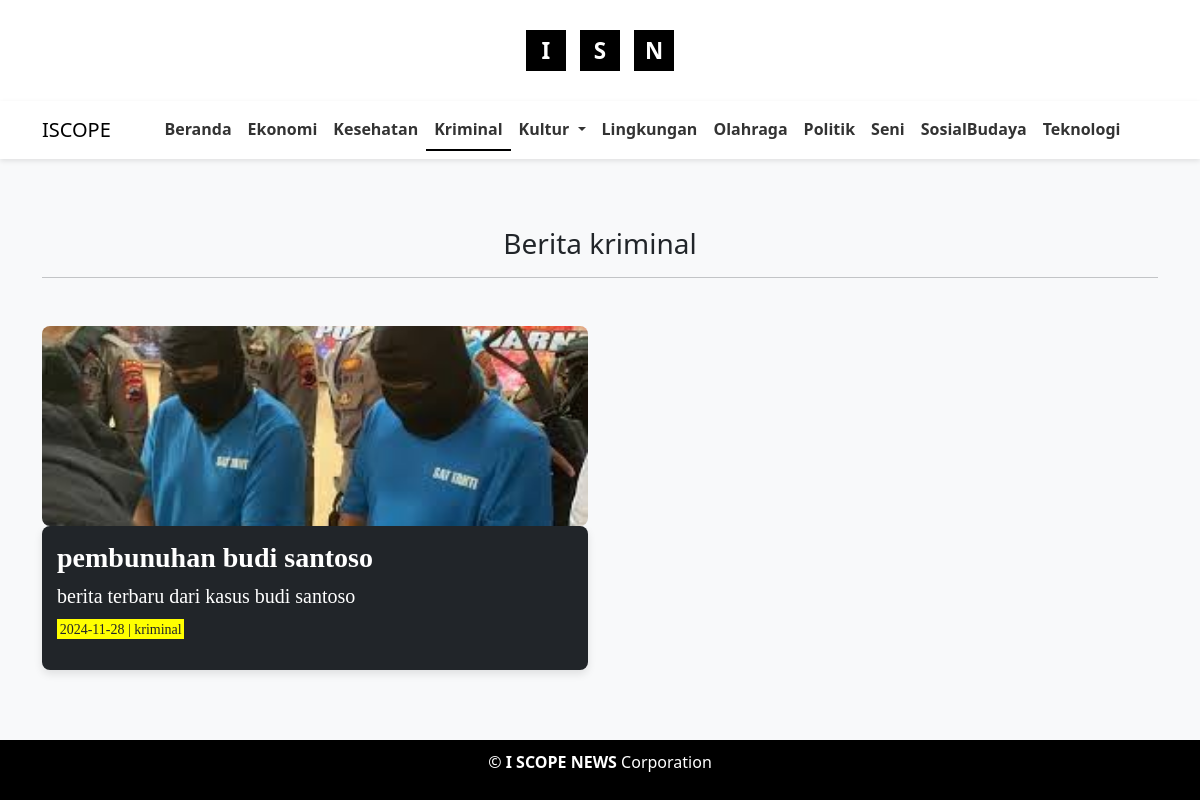
The page /?page=kriminal on the database its author committed.
### tables this page shows
CREATE TABLE `kriminal` (
  `id` int NOT NULL,
  `tgl` date NOT NULL,
  `judul` varchar(255) NOT NULL,
  `subjudul` varchar(255) NOT NULL DEFAULT '',
  `img` varchar(255) NOT NULL,
  `text` longtext NOT NULL,
  `jenis` varchar(50) NOT NULL
);

### kriminal.php (the view, shortened to what this page needs)
<!DOCTYPE html>
<html lang="en">
<head>
    <link href="https://stackpath.bootstrapcdn.com/bootstrap/4.5.2/css/bootstrap.min.css" rel="stylesheet">
    <link href="https://cdn.jsdelivr.net/npm/bootstrap@5.3.3/dist/css/bootstrap.min.css" rel="stylesheet">
    <link href="https://cdnjs.cloudflare.com/ajax/libs/font-awesome/6.6.0/css/all.min.css" rel="stylesheet" />
    <link href="https://cdn.jsdelivr.net/npm/bootstrap@5.3.0-alpha1/dist/css/bootstrap.min.css" rel="stylesheet">
</head>
<body>
    <div class="container mt-5">
        <div class="text-center mb-5">
            <h3>Berita kriminal</h3>
            <hr>
        </div>
        <div class="row">
            <?php
            include 'koneksi.php';
            $sql = mysqli_query($koneksi, "SELECT * FROM kriminal ORDER BY tgl DESC");
            while ($data = mysqli_fetch_array($sql)) {
            ?>
                <div class="col-lg-6 col-md-12 mb-4">
                    <div class="team-item">
                        <img src="admin/kriminal/<?php echo htmlspecialchars($data['img']); ?>" alt="Berita kriminal">
                        <div class="content bg-dark">
                            <a href="kriminal_lengkap.php?id=<?php echo $data['id']; ?>">
                                <h3><b><?php echo htmlspecialchars($data['judul']); ?></b></h3>
                                <h5><?php echo htmlspecialchars($data['subjudul']); ?></h5>
                                <p><mark><?php echo $data['tgl']; ?> | <?php echo htmlspecialchars($data['jenis']); ?></mark></p>
                            </a>
                        </div>
                    </div>
                </div>
            <?php } ?>
        </div>
    </div>
</body>
</html>

### index.php (style rules this page uses)
body { margin: 0; font-family: 'Roboto', sans-serif; display: flex; flex-direction: column; min-height: 100vh; background-color: #ffffff; color: #333333; }
mark { background-color: yellow; }

### kriminal.php (style rules this page uses)
body { background-color: #f8f9fa; }
.team-item img { width: 100%; height: 200px; object-fit: cover; border-radius: 8px; }
.row { display: flex; flex-wrap: wrap; }
.team-item { display: flex; flex-direction: column; justify-content: space-between; height: 100%; }
.content { padding: 15px; border-radius: 8px; box-shadow: 0 4px 8px rgba(0, 0, 0, 0.1); margin-bottom: 20px; font-family: 'Times New Roman', Times, serif; display: flex; flex-direction: column; height: 100%; }
.content h3, .content h5 { margin: 0 0 10px; color: white; word-wrap: break-word; overflow-wrap: break-word; white-space: normal; }
.content p { font-size: 14px; color: white; }
.content a { text-decoration: none; color: white; }
mark { background: yellow; }

### rows shown on the page
kriminal: img (picture), judul "pembunuhan budi santoso", subjudul "berita terbaru dari kasus budi santoso", tgl "2024-11-28", jenis "kriminal"
